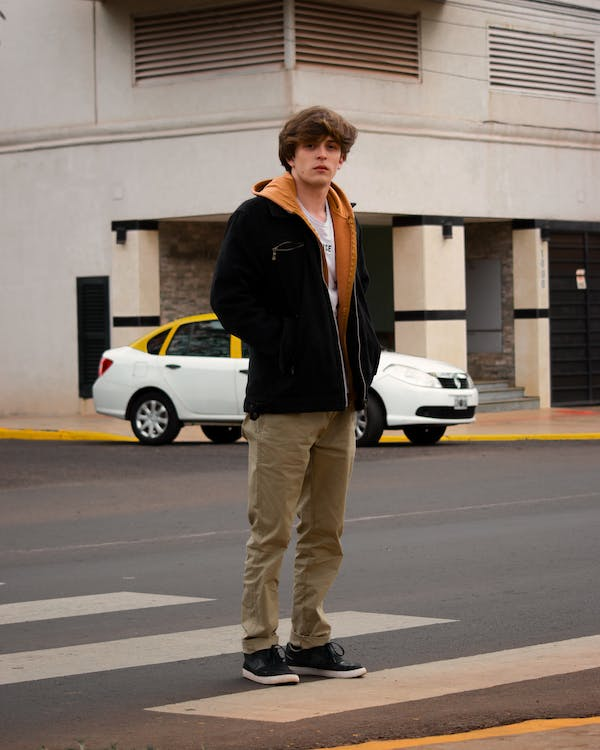
#> input picture SecondYear/ComputerVision/Week 5 (SAM)/data/pedestrian_day.jpg, 600 x 750 px
$ jupyter execute --allow-errors LM2TU5Task1.ipynb
#> lines starting #> are read from the running program, lines starting #| are printed output that depends on the picture
[cell 1]
# Requiered libraries
import numpy as np
import cv2
import matplotlib.pyplot as plt

from PIL import Image
import io
import base64

[cell 2]
#Load image and convert to RGB
image = cv2.imread('data/pedestrian_day.jpg') # Load image
#> image is the input picture: shape (750, 600, 3); mean B, G, R 105.7, 115.8, 128.6
image = cv2.cvtColor(image, cv2.COLOR_BGR2RGB) # Convert to RGB

plt.imshow(image)

[cell 3]
# Use the functions from previous tasks

# TODO: Define the function to display points on an image
def show_points(coords, labels, ax, marker_size=375):
    coords = np.array(coords)
    labels = np.array(labels)

    # TODO Filter out the coordinates where the corresponding label is 1 (positive points)
    pos_points = coords[labels == 1]

    # TODO Filter out the coordinates where the corresponding label is 0 (negative points)
    neg_points = coords[labels == 0]

    # TODO Plot the positive points on the axes 'ax' with green color
    ax.scatter(
        pos_points[:, 0],
        pos_points[:, 1],
        color="green",
        marker="*",
        s=marker_size,
        edgecolor="white",
        linewidth=1.25
    )

    # TODO Plot the negative points on the axes 'ax' with red color

    ax.scatter(
        neg_points[:, 0],
        neg_points[:, 1],
        color="red",
        marker="*",
        s=marker_size,
        edgecolor="white",
        linewidth=1.25
    )


# TODO Function to display an image with points
def display_image_with_point(image, point, label):

    plt.figure(figsize=(10, 10))

    # display the image
    plt.imshow(image)

    # display the point
    show_points(point, label, plt.gca())

    # set the axes
    plt.axis("off")
    plt.show()
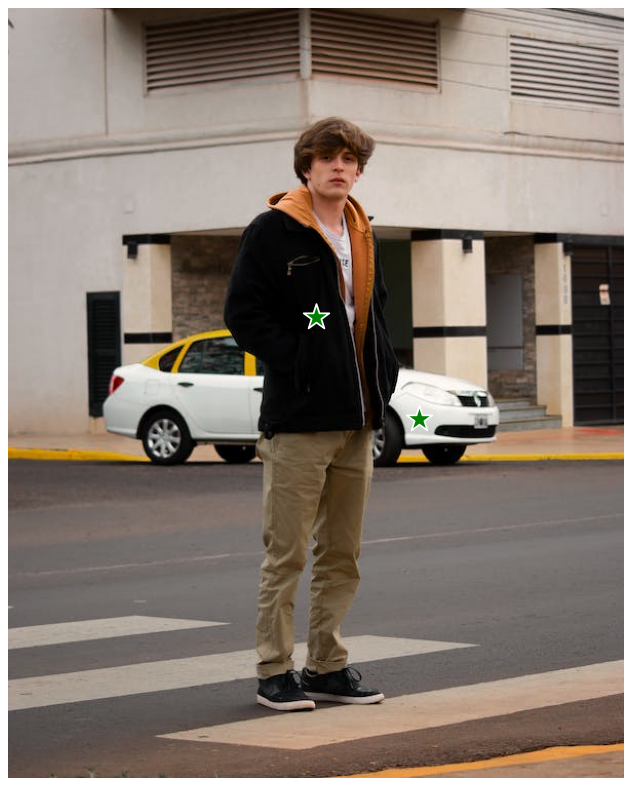
#> figure drawn by matplotlib, 1 panel


$ run again, with SecondYear/ComputerVision/Week 5 (SAM)/data/road.jpg copied over SecondYear/ComputerVision/Week 5 (SAM)/data/pedestrian_day.jpg
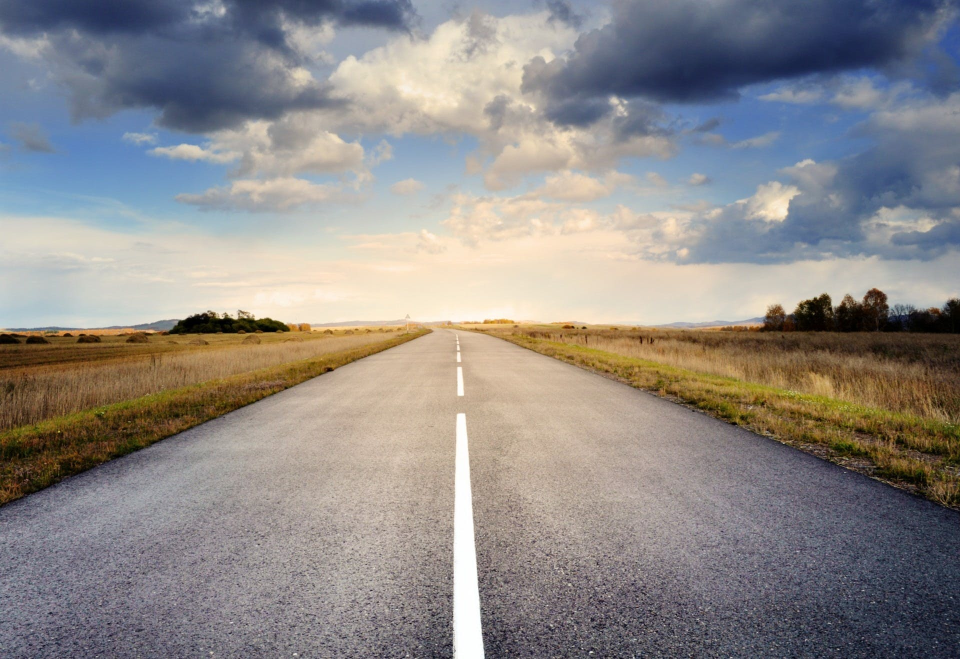
#> input picture SecondYear/ComputerVision/Week 5 (SAM)/data/road.jpg, 1920 x 1318 px (shown at 1/2 size)
#> image is the input picture: shape (1318, 1920, 3); mean B, G, R 136.1, 138.1, 142.2
#> in display_image_with_point, `plt.show()`:
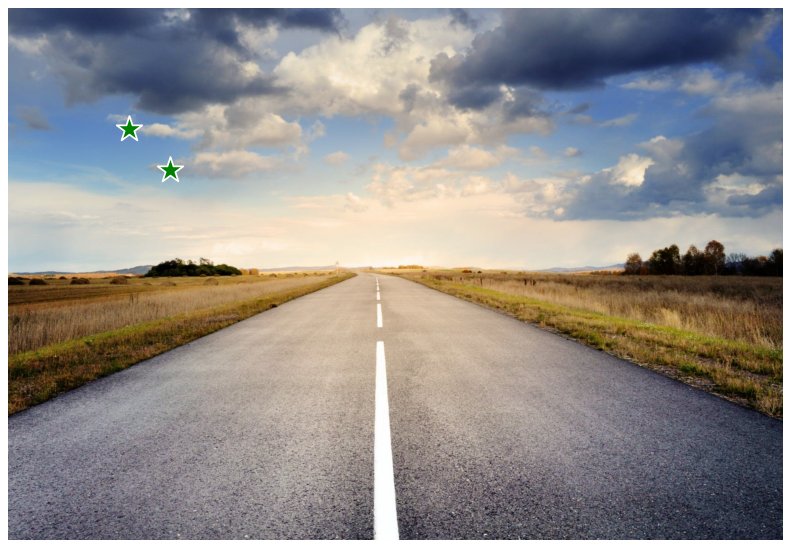
#> figure drawn by matplotlib, 1 panel
